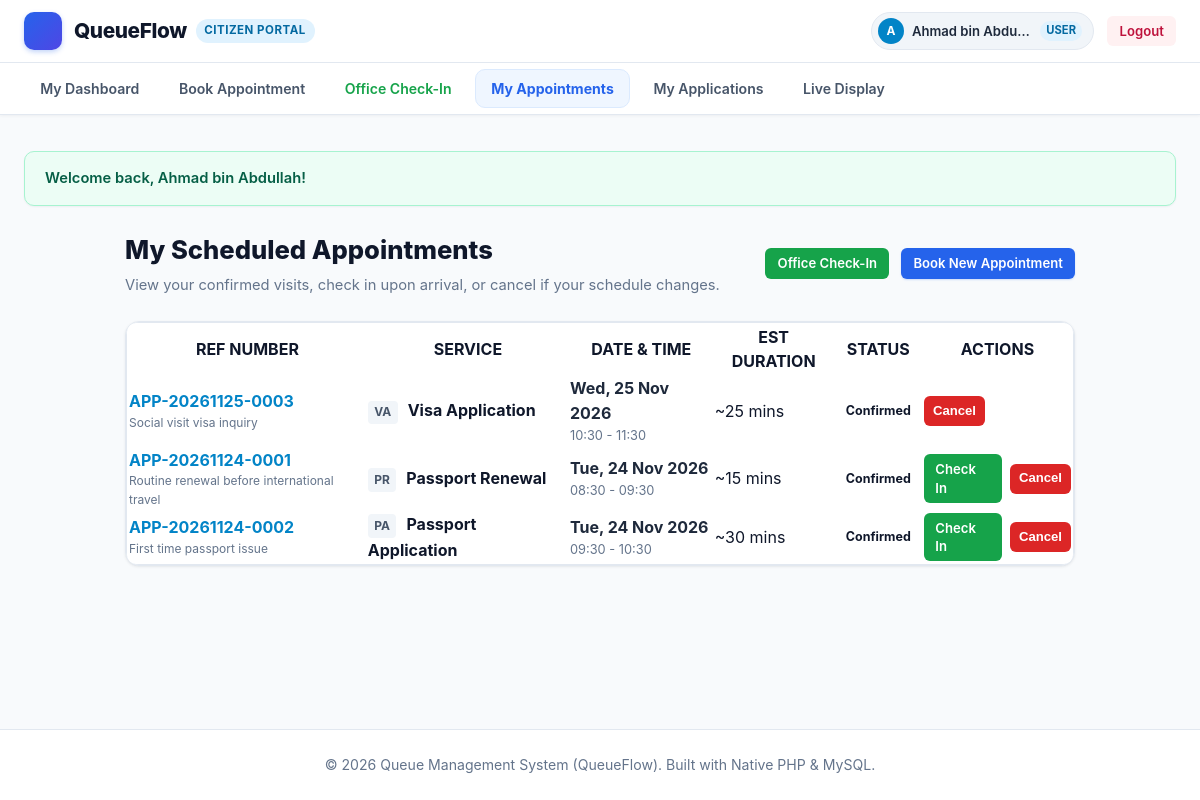
Page /user/my_appointments.php (signed in) on the committed database.
### tables this page shows
CREATE TABLE `appointments` (
  `id` INT AUTO_INCREMENT PRIMARY KEY,
  `appointment_ref` VARCHAR(50) NOT NULL UNIQUE,
  `user_id` INT NOT NULL,
  `service_id` INT NOT NULL,
  `appointment_date` DATE NOT NULL,
  `time_slot` VARCHAR(30) NOT NULL,
  `remarks` TEXT NULL,
  `status` ENUM('pending', 'confirmed', 'completed', 'cancelled') NOT NULL DEFAULT 'confirmed',
  `check_in_time` DATETIME NULL,
  `created_at` TIMESTAMP DEFAULT CURRENT_TIMESTAMP,
  CONSTRAINT `fk_app_user` FOREIGN KEY (`user_id`) REFERENCES `users` (`id`) ON DELETE CASCADE,
  CONSTRAINT `fk_app_service` FOREIGN KEY (`service_id`) REFERENCES `services` (`id`) ON DELETE CASCADE
);

CREATE TABLE `services` (
  `id` INT AUTO_INCREMENT PRIMARY KEY,
  `code` VARCHAR(10) NOT NULL UNIQUE,
  `name` VARCHAR(100) NOT NULL,
  `description` TEXT NULL,
  `est_duration` INT NOT NULL DEFAULT 15,
  `status` ENUM('active', 'inactive') NOT NULL DEFAULT 'active',
  `created_at` TIMESTAMP DEFAULT CURRENT_TIMESTAMP
);

### user/my_appointments.php (the view, shortened to what this page needs)
<?php
require_once __DIR__ . '/../includes/functions.php';
$currentUser = currentUser();
$pdo = getDBConnection();
$userId = $currentUser['id'];
$stmt = $pdo->prepare("
    SELECT a.*, s.name as service_name, s.code as service_code, s.est_duration
    FROM appointments a
    JOIN services s ON a.service_id = s.id
    WHERE a.user_id = ?
    ORDER BY a.appointment_date DESC, a.time_slot ASC
");
$stmt->execute([$userId]);
$appointments = $stmt->fetchAll();
require_once __DIR__ . '/../includes/header.php';
?>
<div style="max-width: 950px; margin: 1.5rem auto;">
    <div style="display: flex; justify-content: space-between; align-items: center; margin-bottom: 1.5rem; flex-wrap: wrap; gap: 1rem;">
        <div>
            <h1 style="font-size: 1.6rem; font-weight: 800; color: #0f172a; margin-bottom: 0.25rem;">
                My Scheduled Appointments
            </h1>
            <p style="color: var(--text-muted); font-size: 0.92rem; margin: 0;">
                View your confirmed visits, check in upon arrival, or cancel if your schedule changes.
            </p>
        </div>
        <div style="display: flex; gap: 0.75rem;">
            <a href="checkin.php" class="btn btn-sm" style="background: #16a34a; color: #fff;">
                <?php echo getIcon('check-square', 14); ?> Office Check-In
            </a>
            <a href="book_appointment.php" class="btn btn-primary btn-sm">
                <?php echo getIcon('plus', 14); ?> Book New Appointment
            </a>
        </div>
    </div>
    <?php if (empty($appointments)): ?>
        <div class="card" style="text-align: center; padding: 4rem 2rem;">
            <div style="width: 64px; height: 64px; border-radius: 50%; background: #f1f5f9; color: #94a3b8; display: inline-flex; align-items: center; justify-content: center; margin-bottom: 1rem;">
                <?php echo getIcon('calendar', 32); ?>
            </div>
            <h3 style="font-size: 1.2rem; color: #334155; margin-bottom: 0.5rem;">No Appointments Found</h3>
            <p style="color: #64748b; margin-bottom: 1.5rem;">You have not scheduled any service visits yet.</p>
            <a href="book_appointment.php" class="btn btn-primary">Book Your First Appointment</a>
        </div>
    <?php else: ?>
        <div class="card" style="padding: 0; overflow: hidden;">
            <div class="table-responsive">
                <table class="data-table">
                    <thead>
                        <tr>
                            <th>REF NUMBER</th>
                            <th>SERVICE</th>
                            <th>DATE & TIME</th>
                            <th>EST DURATION</th>
                            <th>STATUS</th>
                            <th>ACTIONS</th>
                        </tr>
                    </thead>
                    <tbody>
                        <?php foreach ($appointments as $a):
                            $isToday = ($a['appointment_date'] === date('Y-m-d'));
                            $isConfirmed = ($a['status'] === 'confirmed');
                        ?>
                            <tr>
                                <td>
                                    <strong style="color: #0284c7;"><?php echo e($a['appointment_ref']); ?></strong>
                                    <?php if (!empty($a['remarks'])): ?>
                                        <div style="font-size: 0.75rem; color: #64748b;"><?php echo e($a['remarks']); ?></div>
                                    <?php endif; ?>
                                </td>
                                <td>
                                    <span style="display: inline-block; padding: 0.15rem 0.4rem; background: #f1f5f9; border-radius: 4px; font-weight: 700; font-size: 0.75rem; color: #475569; margin-right: 0.35rem;">
                                        <?php echo e($a['service_code']); ?>
                                    </span>
                                    <strong><?php echo e($a['service_name']); ?></strong>
                                </td>
                                <td>
                                    <div style="font-weight: 700; color: #1e293b;"><?php echo date('D, d M Y', strtotime($a['appointment_date'])); ?></div>
                                    <div style="font-size: 0.8rem; color: #64748b;"><?php echo e($a['time_slot']); ?></div>
                                </td>
                                <td>~<?php echo (int)$a['est_duration']; ?> mins</td>
                                <td><?php echo renderStatusBadge($a['status']); ?></td>
                                <td>
                                    <div style="display: flex; gap: 0.5rem; align-items: center;">
                                        <?php if ($isToday && $isConfirmed): ?>
                                            <a href="checkin.php" class="btn btn-sm" style="background: #16a34a; color: #fff; padding: 0.3rem 0.65rem;">
                                                <?php echo getIcon('check', 14); ?> Check In
                                            </a>
                                        <?php endif; ?>
                                        <?php if ($isConfirmed): ?>
                                            <form method="POST" action="my_appointments.php" onsubmit="return confirm('Are you sure you want to cancel this appointment?');" style="margin: 0;">
                                                <button type="submit" class="btn btn-danger btn-sm" style="padding: 0.3rem 0.5rem;" title="Cancel Booking">
                                                    Cancel
                                                </button>
                                            </form>
                                        <?php else: ?>
                                            <span style="color: #94a3b8; font-size: 0.8rem;">-</span>
                                        <?php endif; ?>
                                    </div>
                                </td>
                            </tr>
                        <?php endforeach; ?>
                    </tbody>
                </table>
            </div>
        </div>
    <?php endif; ?>
</div>
<?php require_once __DIR__ . '/../includes/footer.php'; ?>

### includes/functions.php (shortened to what this page needs)
<?php
function e($value) {
    return htmlspecialchars((string)$value, ENT_QUOTES, 'UTF-8');
}
function displayFlash() {
    $output = '';
    if (isset($_SESSION['flash_success'])) {
        $output .= '<div class="alert alert-success">' . getIcon('check-circle') . ' <span>' . e($_SESSION['flash_success']) . '</span></div>';
    }
    return $output;
}
function renderStatusBadge($status) {
    $badges = [
        'waiting'      => '<span class="badge badge-waiting"><span class="badge-dot dot-waiting"></span>' . getIcon('clock', 13) . ' Waiting</span>',
        'calling'      => '<span class="badge badge-calling"><span class="badge-dot dot-calling"></span>' . getIcon('bell', 13) . ' Calling</span>',
        'serving'      => '<span class="badge badge-serving"><span class="badge-dot dot-serving"></span>' . getIcon('play-circle', 13) . ' Serving</span>',
        'completed'    => '<span class="badge badge-completed"><span class="badge-dot dot-completed"></span>' . getIcon('check-circle', 13) . ' Completed</span>',
        'skipped'      => '<span class="badge badge-skipped"><span class="badge-dot dot-skipped"></span>' . getIcon('slash', 13) . ' Skipped</span>',
        'open'         => '<span class="badge badge-open"><span class="badge-dot dot-open"></span>' . getIcon('check', 13) . ' Open</span>',
        'closed'       => '<span class="badge badge-closed"><span class="badge-dot dot-closed"></span>' . getIcon('x', 13) . ' Closed</span>',
        'active'       => '<span class="badge badge-active"><span class="badge-dot dot-open"></span> Active</span>',
        'inactive'     => '<span class="badge badge-inactive"><span class="badge-dot dot-closed"></span> Inactive</span>',
        'confirmed'    => '<span class="badge badge-completed"><span class="badge-dot dot-completed"></span> Confirmed</span>',
        'pending'      => '<span class="badge badge-waiting"><span class="badge-dot dot-waiting"></span> Pending</span>',
        'cancelled'    => '<span class="badge badge-skipped"><span class="badge-dot dot-skipped"></span> Cancelled</span>',
        'approved'     => '<span class="badge badge-completed"><span class="badge-dot dot-completed"></span> Approved</span>',
        'submitted'    => '<span class="badge badge-calling"><span class="badge-dot dot-calling"></span> Submitted</span>',
        'under_review' => '<span class="badge badge-waiting"><span class="badge-dot dot-waiting"></span> Under Review</span>',
        'rejected'     => '<span class="badge badge-skipped"><span class="badge-dot dot-skipped"></span> Rejected</span>',
    ];
    return $badges[$status] ?? '<span class="badge">' . e(ucfirst($status)) . '</span>';
}
function getIcon($name, $size = 18, $class = "icon") {
    return $icons[$name] ?? '';
}

### assets/css/style.css (style rules this page uses)
:root { --primary: #2563eb; --primary-hover: #1d4ed8; --primary-light: #eff6ff; --primary-border: #bfdbfe; --indigo: #4f46e5; --indigo-light: #eef2ff; --purple: #7c3aed; --purple-light: #f5f3ff; --success: #059669; --success-light: #ecfdf5; --success-border: #a7f3d0; --warning: #d97706; --warning-light: #fffbeb; --warning-border: #fde68a; --danger: #dc2626; --danger-light: #fef2f2; --danger-border: #fecaca; --slate-50: #f8fafc; --slate-100: #f1f5f9; --slate-200: #e2e8f0; --slate-300: #cbd5e1; --slate-400: #94a3b8; --slate-500: #64748b; --slate-600: #475569; --slate-700: #334155; --slate-800: #1e293b; --slate-900: #0f172a; --bg-body: #f8fafc; --bg-card: #ffffff; --text-main: #0f172a; --text-muted: #64748b; --shadow-xs: 0 1px 2px 0 rgba(15, 23, 42, 0.05); --shadow-sm: 0 1px 3px 0 rgba(15, 23, 42, 0.07), 0 1px 2px -1px rgba(15, 23, 42, 0.05); --shadow-md: 0 4px 6px -1px rgba(15, 23, 42, 0.08), 0 2px 4px -2px rgba(15, 23, 42, 0.04); --shadow-lg: 0 10px 15px -3px rgba(15, 23, 42, 0.08), 0 4px 6px -4px rgba(15, 23, 42, 0.03); --shadow-xl: 0 20px 25px -5px rgba(15, 23, 42, 0.08), 0 8px 10px -6px rgba(15, 23, 42, 0.03); --radius-xs: 4px; --radius-sm: 6px; --radius-md: 10px; --radius-lg: 14px; --radius-pill: 9999px; }
* { box-sizing: border-box; margin: 0; padding: 0; }
body { font-family: -apple-system, BlinkMacSystemFont, "Segoe UI", Roboto, "Helvetica Neue", Arial, sans-serif; background-color: var(--bg-body); color: var(--text-main); line-height: 1.55; min-height: 100vh; display: flex; flex-direction: column; -webkit-font-smoothing: antialiased; }
a { color: var(--primary); text-decoration: none; transition: all 0.15s ease; }
.card { background: var(--bg-card); border: 1px solid var(--slate-200); border-radius: var(--radius-lg); box-shadow: var(--shadow-sm); padding: 1.75rem; margin-bottom: 1.75rem; transition: box-shadow 0.2s ease, border-color 0.2s ease; }
.badge { display: inline-flex; align-items: center; gap: 0.4rem; font-size: 0.78rem; font-weight: 700; padding: 0.25rem 0.7rem; border-radius: var(--radius-pill); text-transform: capitalize; white-space: nowrap; }
.btn { display: inline-flex; align-items: center; justify-content: center; gap: 0.45rem; padding: 0.55rem 1.15rem; font-size: 0.9rem; font-weight: 600; border-radius: var(--radius-md); border: 1px solid transparent; cursor: pointer; transition: all 0.15s ease-in-out; text-decoration: none; line-height: 1.4; }
.btn-primary { background: var(--primary); color: #ffffff; box-shadow: 0 1px 2px rgba(37, 99, 235, 0.2); }
.btn-danger { background: var(--danger); color: #ffffff; }
.btn-sm { padding: 0.32rem 0.7rem; font-size: 0.82rem; border-radius: var(--radius-sm); }
.table-responsive { width: 100%; overflow-x: visible; border-radius: var(--radius-md); border: 1px solid var(--slate-200); background: #ffffff; }
.alert { padding: 0.95rem 1.25rem; border-radius: var(--radius-md); margin-bottom: 1.5rem; display: flex; align-items: center; gap: 0.75rem; font-size: 0.92rem; font-weight: 600; box-shadow: var(--shadow-xs); }
.alert-success { background: var(--success-light); color: #065f46; border: 1px solid var(--success-border); }

### rows in the picture
appointments: appointment_ref "APP-20261125-0003", remarks "Social visit visa inquiry", service.code "VA", service.name "Visa Application", appointment_date "Wed, 25 Nov 2026", time_slot "10:30 - 11:30", service.est_duration "25", status "Confirmed"
appointments: appointment_ref "APP-20261124-0001", remarks "Routine renewal before international travel", service.code "PR", service.name "Passport Renewal", appointment_date "Tue, 24 Nov 2026", time_slot "08:30 - 09:30", service.est_duration "15", status "Confirmed"
appointments: appointment_ref "APP-20261124-0002", remarks "First time passport issue", service.code "PA", service.name "Passport Application", appointment_date "Tue, 24 Nov 2026", time_slot "09:30 - 10:30", service.est_duration "30", status "Confirmed"

### other values in the picture
substr($user['full_name'], 0, 1) "A"
$user['full_name'] "Ahmad bin Abdu…"
$user['role'] "USER"
$_SESSION['flash_success'] "Welcome back, Ahmad bin Abdullah!"
